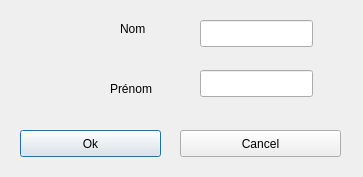
<?xml version="1.0" encoding="UTF-8"?>
<ui version="4.0">
 <class>DialogSupprimerEmployeClass</class>
 <widget class="QDialog" name="DialogSupprimerEmployeClass">
  <property name="geometry">
   <rect>
    <x>0</x>
    <y>0</y>
    <width>363</width>
    <height>177</height>
   </rect>
  </property>
  <property name="windowTitle">
   <string>DialogSupprimerEmploye</string>
  </property>
  <widget class="QLineEdit" name="nomLineEdit">
   <property name="geometry">
    <rect>
     <x>200</x>
     <y>20</y>
     <width>113</width>
     <height>27</height>
    </rect>
   </property>
  </widget>
  <widget class="QLineEdit" name="prenomLineEdit">
   <property name="geometry">
    <rect>
     <x>200</x>
     <y>70</y>
     <width>113</width>
     <height>27</height>
    </rect>
   </property>
  </widget>
  <widget class="QLabel" name="label">
   <property name="geometry">
    <rect>
     <x>120</x>
     <y>20</y>
     <width>55</width>
     <height>17</height>
    </rect>
   </property>
   <property name="text">
    <string>Nom</string>
   </property>
  </widget>
  <widget class="QLabel" name="label_2">
   <property name="geometry">
    <rect>
     <x>110</x>
     <y>80</y>
     <width>55</width>
     <height>17</height>
    </rect>
   </property>
   <property name="text">
    <string>Prénom</string>
   </property>
  </widget>
  <widget class="QPushButton" name="okBouton">
   <property name="geometry">
    <rect>
     <x>20</x>
     <y>130</y>
     <width>141</width>
     <height>27</height>
    </rect>
   </property>
   <property name="text">
    <string>Ok</string>
   </property>
  </widget>
  <widget class="QPushButton" name="cancelBouton">
   <property name="geometry">
    <rect>
     <x>180</x>
     <y>130</y>
     <width>161</width>
     <height>27</height>
    </rect>
   </property>
   <property name="text">
    <string>Cancel</string>
   </property>
  </widget>
 </widget>
 <layoutdefault spacing="6" margin="11"/>
 <resources/>
 <connections>
  <connection>
   <sender>cancelBouton</sender>
   <signal>clicked()</signal>
   <receiver>DialogSupprimerEmployeClass</receiver>
   <slot>close()</slot>
   <hints>
    <hint type="sourcelabel">
     <x>260</x>
     <y>143</y>
    </hint>
    <hint type="destinationlabel">
     <x>181</x>
     <y>88</y>
    </hint>
   </hints>
  </connection>
 </connections>
</ui>
